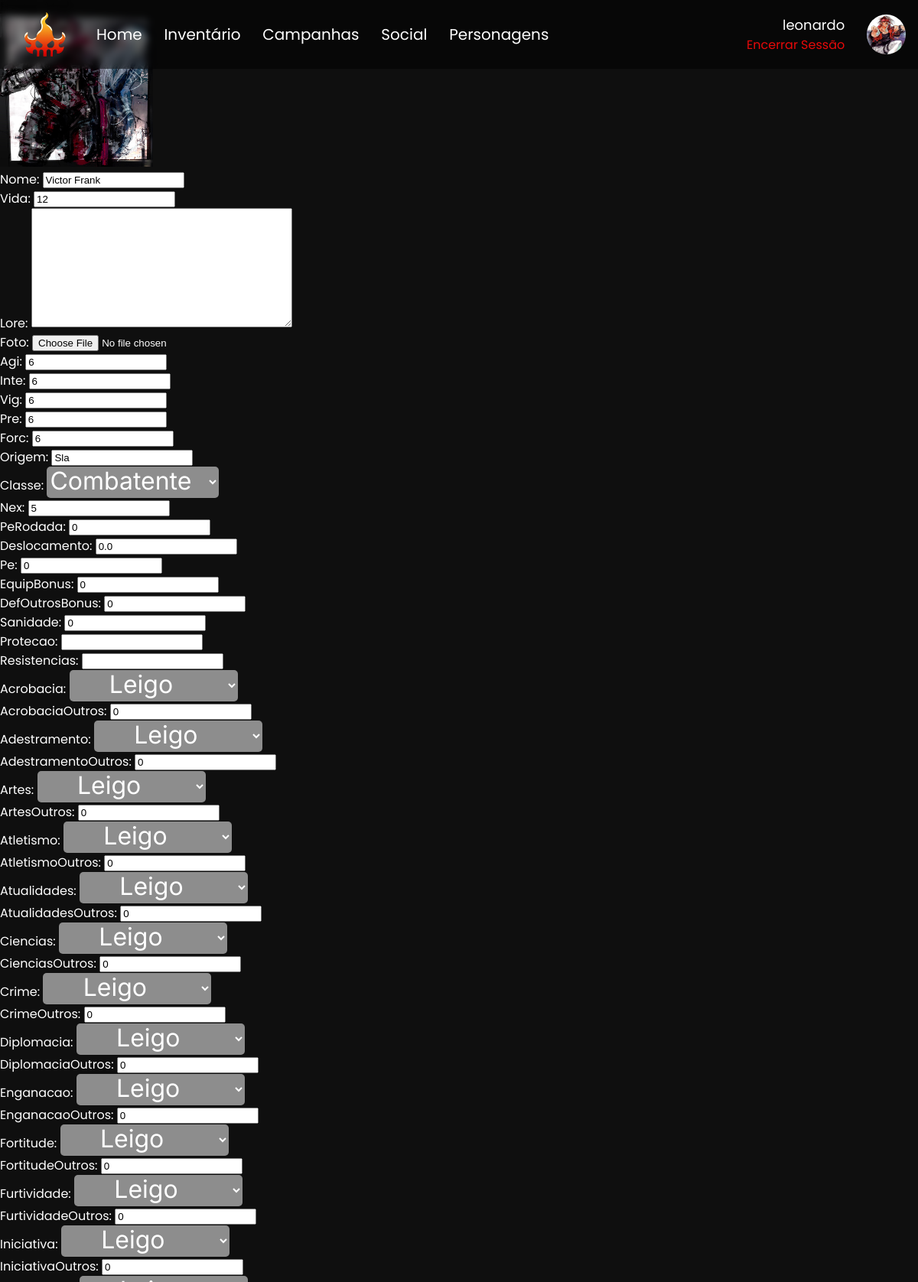
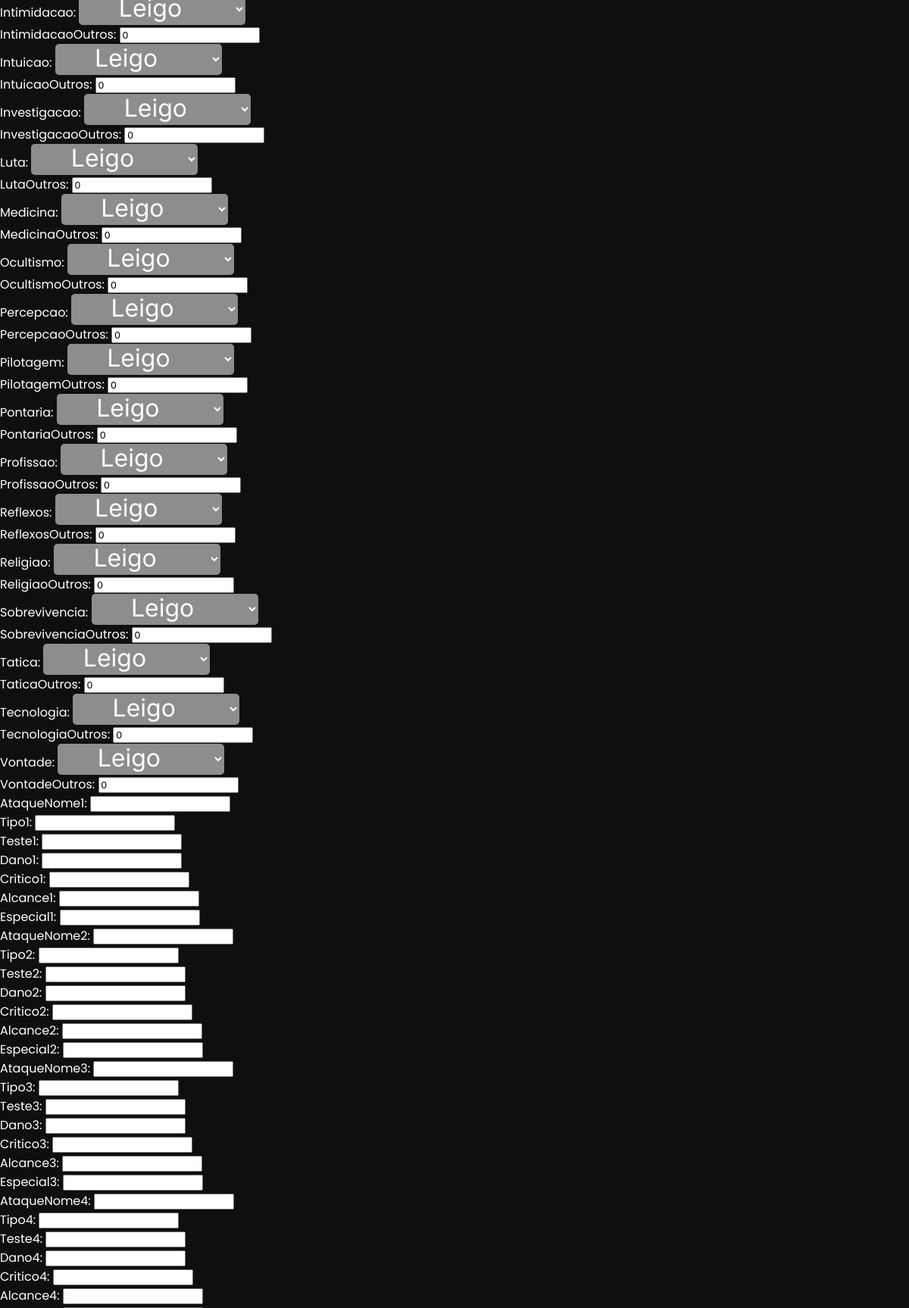
The app's page /meus-personagens/editarPersonagem/ordemparanormal/1 (signed in, upper part) with its own data (2 pictures, top to bottom).
### meus_personagens/models.py (models this page shows)
class Personagem(models.Model):
    nomePerfil = models.ForeignKey(User, on_delete=models.CASCADE)
    nome = models.CharField(max_length=100)
    vida = models.IntegerField(null=True)
    lore = models.TextField(blank=True, null=True)
    class Meta:
        abstract = True

class OrdemParanormal(Personagem):
    foto = models.ImageField(upload_to="images/ordemParanormal")
    agi = models.IntegerField(default=0)
    inte = models.IntegerField(default=0)
    vig = models.IntegerField(default=0)
    pre = models.IntegerField(default=0)
    forc = models.IntegerField(default=0)
    origem = models.CharField(max_length=100)
    classesOptions = [
            ('Combatente', 'Combatente'),
            ('Especialista', 'Especialista'),
            ('Ocultista', 'Ocultista'),
    ]
    classe = models.CharField(max_length=20, choices=classesOptions, default='Combatente')
    nex = models.IntegerField(validators=[MaxValueValidator(99), MinValueValidator(0)])
    peRodada = models.IntegerField(default=0)
    deslocamento = models.FloatField(default=0)
    pe = models.IntegerField(default=0)
    equipBonus = models.IntegerField(default=0)
    defOutrosBonus = models.IntegerField(default=0)
    sanidade = models.IntegerField(default=0)
    protecao = models.CharField(max_length=250, blank=True, null=True)
    resistencias = models.CharField(max_length=250, blank=True, null=True)
    periciasNivel = [
            ('Leigo', 'Leigo'),
            ('Treinado', 'Treinado'),
            ('Veterano', 'Veterano'),
            ('Especialista', 'Especialista'),
    ]
    acrobacia = models.CharField(max_length=20, choices=periciasNivel, default='Leigo')
    acrobaciaOutros = models.IntegerField(default=0)
    adestramento = models.CharField(max_length=20, choices=periciasNivel, default='Leigo')
    adestramentoOutros = models.IntegerField(default=0)
    artes = models.CharField(max_length=20, choices=periciasNivel, default='Leigo')
    artesOutros = models.IntegerField(default=0)
    atletismo = models.CharField(max_length=20, choices=periciasNivel, default='Leigo')
    atletismoOutros = models.IntegerField(default=0)
    atualidades = models.CharField(max_length=20, choices=periciasNivel, default='Leigo')
    atualidadesOutros = models.IntegerField(default=0)
    ciencias = models.CharField(max_length=20, choices=periciasNivel, default='Leigo')
    cienciasOutros = models.IntegerField(default=0)
    crime = models.CharField(max_length=20, choices=periciasNivel, default='Leigo')
    crimeOutros = models.IntegerField(default=0)
    diplomacia = models.CharField(max_length=20, choices=periciasNivel, default='Leigo')
    diplomaciaOutros = models.IntegerField(default=0)
    enganacao = models.CharField(max_length=20, choices=periciasNivel, default='Leigo')
    enganacaoOutros = models.IntegerField(default=0)
    fortitude = models.CharField(max_length=20, choices=periciasNivel, default='Leigo')
    fortitudeOutros = models.IntegerField(default=0)
    furtividade = models.CharField(max_length=20, choices=periciasNivel, default='Leigo')
    furtividadeOutros = models.IntegerField(default=0)
    iniciativa = models.CharField(max_length=20, choices=periciasNivel, default='Leigo')
    iniciativaOutros = models.IntegerField(default=0)
    intimidacao = models.CharField(max_length=20, choices=periciasNivel, default='Leigo')
    intimidacaoOutros = models.IntegerField(default=0)
    intuicao = models.CharField(max_length=20, choices=periciasNivel, default='Leigo')
    intuicaoOutros = models.IntegerField(default=0)
    investigacao = models.CharField(max_length=20, choices=periciasNivel, default='Leigo')
    investigacaoOutros = models.IntegerField(default=0)
    luta = models.CharField(max_length=20, choices=periciasNivel, default='Leigo')
    lutaOutros = models.IntegerField(default=0)
    medicina = models.CharField(max_length=20, choices=periciasNivel, default='Leigo')
    medicinaOutros = models.IntegerField(default=0)
    ocultismo = models.CharField(max_length=20, choices=periciasNivel, default='Leigo')
    ocultismoOutros = models.IntegerField(default=0)
    percepcao = models.CharField(max_length=20, choices=periciasNivel, default='Leigo')
    percepcaoOutros = models.IntegerField(default=0)
    pilotagem = models.CharField(max_length=20, choices=periciasNivel, default='Leigo')
    pilotagemOutros = models.IntegerField(default=0)
    pontaria = models.CharField(max_length=20, choices=periciasNivel, default='Leigo')
    pontariaOutros = models.IntegerField(default=0)
    profissao = models.CharField(max_length=20, choices=periciasNivel, default='Leigo')
    profissaoOutros = models.IntegerField(default=0)
    reflexos = models.CharField(max_length=20, choices=periciasNivel, default='Leigo')
    reflexosOutros = models.IntegerField(default=0)
    religiao = models.CharField(max_length=20, choices=periciasNivel, default='Leigo')
    religiaoOutros = models.IntegerField(default=0)
    sobrevivencia = models.CharField(max_length=20, choices=periciasNivel, default='Leigo')
    sobrevivenciaOutros = models.IntegerField(default=0)
    tatica = models.CharField(max_length=20, choices=periciasNivel, default='Leigo')
    taticaOutros = models.IntegerField(default=0)
    tecnologia = models.CharField(max_length=20, choices=periciasNivel, default='Leigo')
    tecnologiaOutros = models.IntegerField(default=0)
    vontade = models.CharField(max_length=20, choices=periciasNivel, default='Leigo')
    vontadeOutros = models.IntegerField(default=0)
    ataqueNome1 = models.CharField(max_length=150, blank=True, null=True)
    tipo1 = models.CharField(max_length=50, blank=True, null=True)
    teste1 = models.CharField(max_length=50, blank=True, null=True)
    dano1 = models.CharField(max_length=50, blank=True, null=True)
    critico1 = models.CharField(max_length=50, blank=True, null=True)
    alcance1 = models.CharField(max_length=100, blank=True, null=True)
    especial1 = models.CharField(max_length=50, blank=True, null=True)
    ataqueNome2 = models.CharField(max_length=150, blank=True, null=True)
    tipo2 = models.CharField(max_length=50, blank=True, null=True)
    teste2 = models.CharField(max_length=50, blank=True, null=True)
    dano2 = models.CharField(max_length=50, blank=True, null=True)
    critico2 = models.CharField(max_length=50, blank=True, null=True)
    alcance2 = models.CharField(max_length=100, blank=True, null=True)
    especial2 = models.CharField(max_length=50, blank=True, null=True)
    ataqueNome3 = models.CharField(max_length=150, blank=True, null=True)
    tipo3 = models.CharField(max_length=50, blank=True, null=True)
    teste3 = models.CharField(max_length=50, blank=True, null=True)
    dano3 = models.CharField(max_length=50, blank=True, null=True)
    critico3 = models.CharField(max_length=50, blank=True, null=True)
    alcance3 = models.CharField(max_length=100, blank=True, null=True)
    especial3 = models.CharField(max_length=50, blank=True, null=True)
    ataqueNome4 = models.CharField(max_length=150, blank=True, null=True)
    tipo4 = models.CharField(max_length=50, blank=True, null=True)
    teste4 = models.CharField(max_length=50, blank=True, null=True)
    dano4 = models.CharField(max_length=50, blank=True, null=True)
    critico4 = models.CharField(max_length=50, blank=True, null=True)
    alcance4 = models.CharField(max_length=100, blank=True, null=True)
    especial4 = models.CharField(max_length=50, blank=True, null=True)
    ataqueNome5 = models.CharField(max_length=150, blank=True, null=True)
    tipo5 = models.CharField(max_length=50, blank=True, null=True)
    teste5 = models.CharField(max_length=50, blank=True, null=True)
    dano5 = models.CharField(max_length=50, blank=True, null=True)
    critico5 = models.CharField(max_length=50, blank=True, null=True)
    alcance5 = models.CharField(max_length=100, blank=True, null=True)
    especial5 = models.CharField(max_length=50, blank=True, null=True)
    ataqueNome6 = models.CharField(max_length=150, blank=True, null=True)
    tipo6 = models.CharField(max_length=50, blank=True, null=True)
    teste6 = models.CharField(max_length=50, blank=True, null=True)
    dano6 = models.CharField(max_length=50, blank=True, null=True)
    critico6 = models.CharField(max_length=50, blank=True, null=True)
    alcance6 = models.CharField(max_length=100, blank=True, null=True)
    especial6 = models.CharField(max_length=50, blank=True, null=True)
    dt = models.IntegerField(default=0)
    habilidades = models.TextField(null=True, blank=True)
    pp = models.IntegerField(default=0)
    patente = models.CharField(max_length=100, null=True, blank=True)
    carga1 = models.BooleanField(default=False)
    carga2 = models.BooleanField(default=False)
    carga3 = models.BooleanField(default=False)
    carga4 = models.BooleanField(default=False)
    limiteCredito = models.CharField(max_length=50, null=True, blank=True)
    cargaAtual = models.IntegerField(default=0)
    cargaMax = models.IntegerField(default=0)
    itens = models.TextField(null=True, blank=True)
    aparencia = models.CharField(max_length=500, null=True, blank=True)
    personalidade = models.CharField(max_length=500, null=True, blank=True)
    historico = models.CharField(max_length=500, null=True, blank=True)
    objetivo = models.CharField(max_length=500, null=True, blank=True)

### meus_personagens/views.py (the view)
# urls.py: path("editarPersonagem/ordemparanormal/<int:id>", views.edit_ordem, name="edit_ordem"),
@login_required
def edit_ordem(request, id):
    personagem = get_object_or_404(OrdemParanormal, pk=id)
    perfil = Perfil.objects.get(nomePerfil=request.user)
    user = request.user
    foto_antiga = personagem.foto.name
    if user == personagem.nomePerfil or user.is_staff:
        if request.method == "POST":
            form = OrdemParanormalForm(request.POST, request.FILES, instance=personagem)
            if form.is_valid():
                if personagem.foto:
                    caminho_arquivo_antigo = os.path.join('media', foto_antiga)
                    if foto_antiga != personagem.foto:
                        os.remove(caminho_arquivo_antigo)
                form.save()
                return redirect('meus_personagens')
        else:
            form = OrdemParanormalForm(instance=personagem)
    else:
         return redirect('meus_personagens')
    return render(request, 'meus_personagens/editCharacter/edit_char_ordem.html', {'ordem': form, 'personagem': personagem, "fotoConta": perfil.fotoConta})

### meus_personagens/forms.py
class OrdemParanormalForm(forms.ModelForm):
    class Meta:
        model = OrdemParanormal
        fields = '__all__'
        exclude = ['nomePerfil']
        widgets = {
            'foto': FileInputWithoutClear,
        }

### meus_personagens/templates/meus_personagens/editCharacter/edit_char_ordem.html (shortened to what this page needs)
{% extends 'meus_personagens/base.html' %}
{% load static %}
{% block content %}
<label for="{{ form.foto.id_for_label }}">Imagem Atual:</label>
    <br>
    <img src="{{ personagem.foto.url }}" alt="{{ personagem.nome }}" width="200" height="200">
    <br>
    {% include "meus_personagens/includes/ordemform.html"%}
{% endblock %}

### home/templates/includes/navbar.html
{% load static %}
<nav class="flex">
    <img id="Logo-Ain" src="{% static "img/icons/Logo-Ain.svg" %}" alt="">
    <div class="nav-buttons flex">
        <div class="flex">
          <p><a href="{% url 'index' %}">Home</a></p>
          <p><a href="{% url 'inventarioRedirect' %}">Inventário</a></p>
          <p><a href="{% url 'buscarmesa' %}">Campanhas</a></p>
          <p><a href="{% url 'listar_amigos' %}">Social</a></p>
          <p><a href="{% url 'meus_personagens' %}">Personagens</a></p>
        </div>
          <div class="logout flex">
            <div class="username flex-column">
              <p>{{ user }}</p>
              <p><a href="{% url 'account_logout' %}">Encerrar Sessão</a></p>
            </div>
            {% if fotoConta != "Indefinido" %}
              <a class="user-icon flex" style="cursor: pointer;" href="{% url 'usuario' %}">
                <img style="border-radius: 100%;" class="navbar-icon" alt="" id="sla" src="{{ fotoConta.url }}" />
              </a>
            {% else %}
                <a class="user-icon flex" style="all: unset; cursor: pointer;" href="{% url 'usuario' %}">
                  <img style="border-radius: 100%;" class="navbar-icon" alt="" src="{% static "img/ain.png" %}" />
                </a>
            {% endif %}
          </div>
    </div>
  </nav>

### meus_personagens/templates/meus_personagens/includes/ordemform.html (shortened to what this page needs)
{% load static %}
<form method="post" enctype="multipart/form-data">
    {{ ordem.as_p }}
</form>

### static/css/navbar.css (style rules this page uses)
nav { background-color: #0000007e; backdrop-filter: blur(5px); width: 100%; padding: 1rem 0; position: absolute; z-index: 5; }
nav #Logo-Ain { padding-left: 2rem; }
nav .nav-buttons { text-align: center; align-items: center; padding-left: 40px; justify-content: space-between; width: 100%; }
.nav-buttons > .flex { gap: 1.8rem; }
.logout { margin-right: 1rem; }
nav .nav-buttons p { font-size: var(--text-20); }
nav .nav-buttons a { text-decoration: none; color: white; }
nav .nav-buttons .username p { text-align: end; }
nav .nav-buttons .username p:nth-child(1) { font-size: 18px; width: 20rem; }
nav .nav-buttons .username p:nth-child(2) { font-size: 12px; color: #E70909; }
nav .nav-buttons .username p a { font-size: 16px; color: #E70909; }
nav .user-icon { width: 51px; }
nav .user-icon img { width: 3.5rem; height: 3.3rem; }

### static/css/global.css (style rules this page uses)
* { margin: 0; }
a { text-decoration: none; color: white; }
body { margin: 0; line-height: normal; background-color: #0f0f0f; }
.flex { display: flex; }
.flex-column { display: flex; flex-direction: column; }
body { margin: 0; overflow-x: hidden; }
:root { --staat: "Staatliches"; --poppins: "Poppins"; --pt: "PT Serif"; --Inter: "Inter"; --Alata: "Alata"; --title-82: 82px; --title-64: 64px; --title-48: 48px; --subtitle-36: 36px; --subtitle-25: 25px; --text-20: 20px; --logo: 32px; --red1: #8C0000; --red2: #A8233C; --darkned: #380E17; --gradient: linear-gradient(#380E17, #8C0000); --background1: black; --background2: #1B1D2B; --background-gradient: linear-gradient(, #000000, #5B5C84); }
p, h3, h4 { margin-bottom: 0 !important; font-family: var(--poppins); color: white; }

### static/css/criacaoFicha.css (style rules this page uses)
select { all: unset; background-color: unset; color: white; font-family: var(--Inter); font-size: 2rem; background-size: 12px; padding-right: 20px; appearance: auto; border-radius: 5px; background-color: #8d8d8d; text-align: center; }

### records on screen
OrdemParanormal: foto (picture), nome "Victor Frank", vida "12", agi "6", inte "6", vig "6", pre "6", forc "6", origem "Sla", classe "Combatente", nex "5", peRodada "0", deslocamento "0.0", pe "0", equipBonus "0", defOutrosBonus "0", sanidade "0", acrobacia "Leigo", acrobaciaOutros "0", adestramento "Leigo", adestramentoOutros "0", artes "Leigo", artesOutros "0", atletismo "Leigo", atletismoOutros "0", atualidades "Leigo", atualidadesOutros "0", ciencias "Leigo", cienciasOutros "0", crime "Leigo", crimeOutros "0", diplomacia "Leigo", diplomaciaOutros "0", enganacao "Leigo", enganacaoOutros "0", fortitude "Leigo", fortitudeOutros "0", furtividade "Leigo", furtividadeOutros "0", iniciativa "Leigo", iniciativaOutros "0", intimidacao "Leigo", intimidacaoOutros "0", intuicao "Leigo", intuicaoOutros "0", investigacao "Leigo", investigacaoOutros "0", luta "Leigo", lutaOutros "0", medicina "Leigo", medicinaOutros "0", ocultismo "Leigo", ocultismoOutros "0", percepcao "Leigo", percepcaoOutros "0", pilotagem "Leigo", pilotagemOutros "0", pontaria "Leigo", pontariaOutros "0", profissao "Leigo", profissaoOutros "0", reflexos "Leigo", reflexosOutros "0", religiao "Leigo", religiaoOutros "0", sobrevivencia "Leigo", sobrevivenciaOutros "0", tatica "Leigo", taticaOutros "0", tecnologia "Leigo", tecnologiaOutros "0", vontade "Leigo", vontadeOutros "0"

### other values on screen
{{ user }} "leonardo"
